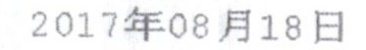
#> input picture original/20170818_50_366_66d571d3c65fc5a6c6c562e18c939f06.jpg, 366 x 50 px
$ python -i data_augementation.py   (imports and definitions only)   (older library calls are emulated)
#> lines starting #> are read from the running program, lines starting #| are printed output that depends on the picture; pictures that were not available may be replaced by others from this repository, and a replacement may not be noted
# -*- coding: utf-8 -*-
"""
Created on Thu Aug 23 09:56:10 2018

@author: Jameswang
"""
"""
代码包含code data images和date data images两种数据增强方式，参数如下：
    --code_images 是否生成code data images
    --date_images  是否生成date data images
    --image_years   date data images 的生成截止日期指定(范围为2018-image_years)
    --image_nums   code data images生成数量
    --noise_sigma  设置噪声系数
    --use_rotate  是否使用旋转
    --normal_mean  设置长度分布均值

用法如下:
    code data images 生成:
    python data_augementation.py --code_images --image_nums 100
    生成数据存放位置：data_argum/result_code_data
    date data images 生成：
    python data_augementation.py --date_images --image_years 2019
    生成数据存放位置：data_argum/result_date_data
    两种数据同时生成：
    python data_augementation.py --code_images --date_images
"""
import argparse
import numpy as np
import matplotlib.pyplot as plt
import os, os.path
import random
from PIL import Image
from skimage import img_as_float
from skimage.util import random_noise
import scipy.misc
import hashlib
import calendar
import glob
import re

def code_data_augem( image_nums, noise_sigma=0.155, use_rotate=True, normal_mean=285 ):

    #triming images
    #read the directory files
#> called with noise_sigma = 0.155, use_rotate = True, normal_mean = 285
    imgs = []
    path = "code_trimed/"
    path_trim = "original_code_trim/"
    dir_ = "result_code_data/"
    valid_images = [".jpg"]
    for f in os.listdir(path):
        ext = os.path.splitext(f)[1]
        if ext.lower() not in valid_images:
            continue
        imgs.append(Image.open(os.path.join(path,f)))

    # trimming images to same size
    pil_im = Image.open('original/blank.jpg')
    pil_im = pil_im.resize((28,50))
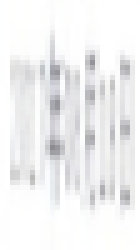
#> pil_im: PIL image 28x50 RGB (shown 5 times larger); mean R, G, B 240.4, 240.5, 241.3
    box = (4,7,25,41)
    #plt.imshow(imgs[3])
    #plt.show()
    #trimd_imgs = []
    for i in range(len(imgs)):
        print(i)
        img =imgs[i].resize((21,34))
        pil_im.paste(img,box)
        pil_im.save(path_trim+'re_%d.jpg'%i)
        #trimd_imgs.append(pil_im)
        #plt.imshow(trimd_imgs[i])
        #plt.show()
        print("trimd_imgs ok")
#> this loop made 1 pass
#| 0
#| trimd_imgs ok
#> pass 1, in code_data_augem, `img =imgs[i].resize((21,34))`:
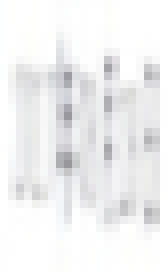
#> img: PIL image 21x34 RGB (shown 8 times larger); mean R, G, B 240.4, 240.6, 241.4
#> pass 1, in code_data_augem, `pil_im.save(path_trim+'re_%d.jpg'%i)`:
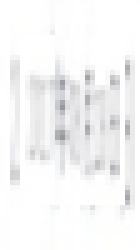
#> saved as re_0.jpg: PIL image 28x50 RGB (shown 5 times larger); mean R, G, B 245.2, 245.3, 245.7

    #read the trimmed images
    imgs_trimd = []
    valid_images = [".jpg"]
    for f in os.listdir(path_trim):
        ext = os.path.splitext(f)[1]
        if ext.lower() not in valid_images:
            continue
        imgs_trimd.append(Image.open(os.path.join(path_trim,f)))

    #generate data array
    nums = [[]for i in range(10)]
#> nums = [[], [], [], [], [], [], [], [], [], []]
    for tp in range(10):
        for i in range(image_nums):
            num = random.randint(0,9)
            nums[tp].append(num)
        for i in range(10):
            print("numbers[%d] of %d is: %d" %(tp,i,nums[tp].count(i)))

   # generate image list to directory
    tu_images = [[]for i in range (image_nums)]
    final_images = []
    img_name = [[]for i in range (image_nums)]
    for im_num in range(image_nums):
        for  rand_num in range(10):
            tu_images[im_num].append(imgs_trimd[nums[rand_num][im_num]])
            img_name[im_num].append(nums[rand_num][im_num])
        imgs_comb = np.hstack((np.asarray(i) for i in tu_images[im_num]))
        imgs_comb = Image.fromarray(imgs_comb)
        final_images.append(imgs_comb)
        #save_dir = os.path.join(dir_, str(im_num),'.jpg')
        #imgs_comb.save(dir_+'%d.jpg'%im_num)
        print("write image ok...")

   # random rotation
    if use_rotate:
        for im_num in range((int)(len(final_images)/2)):
           print("%50 images rotate")
           num = random.randint(0,99)
           final_images[num] = final_images[num].rotate(1)

   #长度随机正态分布 + 加入椒盐噪声
    sampleNo = image_nums;
   #mu = 285
    sigma = 10
    np.random.seed(0)
    normal_dis = np.random.normal(normal_mean, sigma, sampleNo )
    for im_num in range((len(final_images))):
        print("output length normal distribution")
        img_len = int(normal_dis[im_num])
        final_images[im_num] = final_images[im_num].resize((img_len, 50))
        #sigma = 0.155
        final_images[im_num] = img_as_float(final_images[im_num])
        final_images[im_num] = random_noise(final_images[im_num], var=noise_sigma**2)

   #数据存储
    for im_num in range(len(final_images)):
        # [4 lines of commented-out code are left out]
        one_img_num = '' ;
        for num_in_image in range(len(img_name[im_num])):
            one_img_num+=str(img_name[im_num][num_in_image])
        image = final_images[im_num]
        hash_digest = hashlib.md5(image.tostring()).hexdigest()
        name_str = one_img_num+'_'+str(image.shape[0])+'_'+str(image.shape[1])+'_'+hash_digest
        print(name_str)
        scipy.misc.imsave(dir_+name_str+'.jpg', image)
    print("code data has stored in:", dir_)

#code data argumentaion
# [4 lines left out: function year_parsing, not called in this run]

numbers = re.compile(r'(\d+)')
# [88 lines left out: functions numericalSort, date_data_augem, main, parse_args, not called in this run]

# [2 lines not run here, left out]


>>> import cv2
>>> picture = cv2.imread('original/20170818_50_366_66d571d3c65fc5a6c6c562e18c939f06.jpg', cv2.IMREAD_GRAYSCALE)
#> (the run stopped early here; a loop or call above may not have finished)

$ run again, on original/20170819_50_356_05e09b1486af9026626bd69af9727c50.jpg
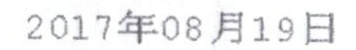
#> input picture original/20170819_50_356_05e09b1486af9026626bd69af9727c50.jpg, 356 x 50 px
#> the loop in code_data_augem, `for i in range(len(imgs)):` made 1 pass
#| 0
#| trimd_imgs ok
#> pass 1, in code_data_augem, `img =imgs[i].resize((21,34))`:
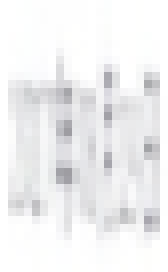
#> img: PIL image 21x34 RGB (shown 8 times larger); mean R, G, B 240, 240.1, 241
#> pass 1, in code_data_augem, `pil_im.save(path_trim+'re_%d.jpg'%i)`:
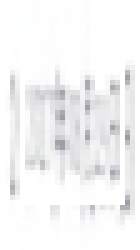
#> saved as re_0.jpg: PIL image 28x50 RGB (shown 5 times larger); mean R, G, B 244.3, 244.4, 245
#> nums = [[], [], [], [], [], [], [], [], [], []]

$ run again, on original/20170820_50_344_5caeff2a7e22e28fa45587a9ee7d09fa.jpg
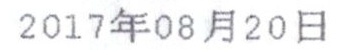
#> input picture original/20170820_50_344_5caeff2a7e22e28fa45587a9ee7d09fa.jpg, 344 x 50 px
#> the loop in code_data_augem, `for i in range(len(imgs)):` made 1 pass
#| 0
#| trimd_imgs ok
#> pass 1, in code_data_augem, `img =imgs[i].resize((21,34))`:
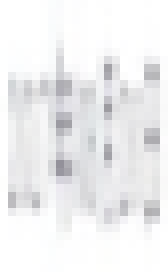
#> img: PIL image 21x34 RGB (shown 8 times larger); mean R, G, B 238.6, 238.8, 239.9
#> pass 1, in code_data_augem, `pil_im.save(path_trim+'re_%d.jpg'%i)`:
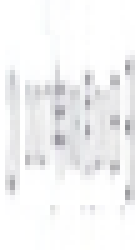
#> saved as re_0.jpg: PIL image 28x50 RGB (shown 5 times larger); mean R, G, B 243.4, 243.5, 244.2
#> nums = [[], [], [], [], [], [], [], [], [], []]
